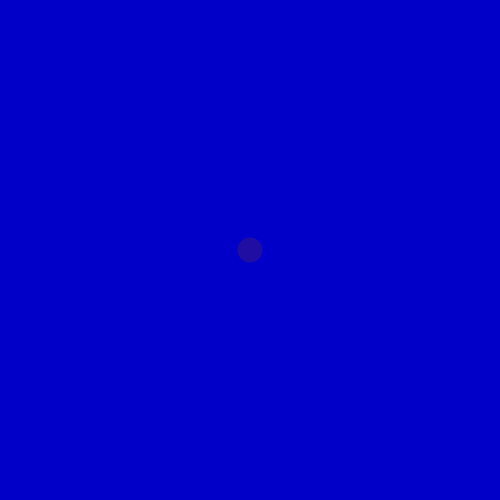
Frame 1 (no input)
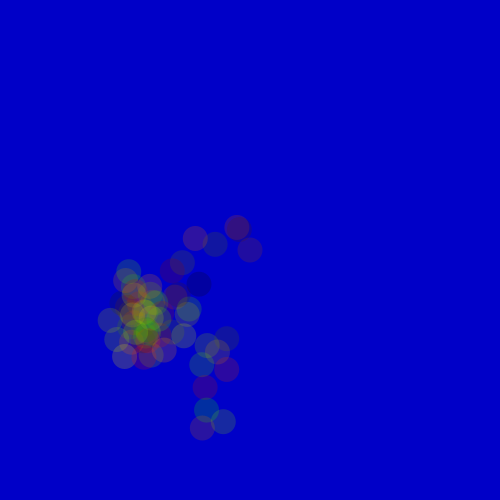
Frame 60 (the mouse pressed at the canvas centre just before this capture)
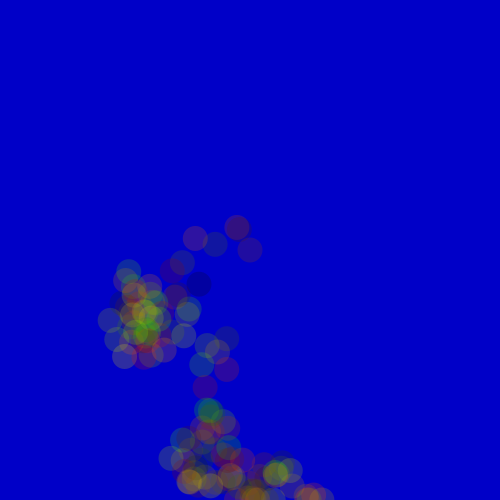
Frame 120 (the mouse held since frame 60 and released just before this capture)

The Processing sketch that drew these frames (run headless with seeded random() and noise(); from frame 60 on, the mouse is pressed at the canvas centre):

// Processing sketch: bila_bladzenie_skokami
// ── bila_bladzenie_skokami.pde
//"BILA" - MODEL RUCHU PUNKTU MATERIALNEGO - uproszczenie
//////////////////////////////////////////////////////////////////
//Program Processingu w trybie 2 - z widocznymi funkcjami
//////////////////////////////////////////////////////////////////
int FR=100; //Na ile kroków dzielimy sekundę?
float h=height/2;
float x=width/2;
float maxD=25;

void setup() //Jest wykonywane raz - po uruchomieniu
{
size(500,500);
h=height/2;
x=width/2;
//noSmooth();//Bez wygładzania lini? Po prostu odkomentować 
background(0,0,200);//rgB
frameRate(FR);
}

void draw() //Jest wykonywane w niewidocznej pętli
{
  //float oldh=h,oldx=x;
  
  //Wizualizacja
  fill(random(250),random(250),0,50);
  noStroke();//albo stroke(random(250),random(250),0,25);
  ellipse(x,height-h,25,25);
  
  //Właściwy model 
  h+=random(-maxD,maxD); //Zmien wysokość o wylosowaną drogę 
  x+=random(-maxD,maxD); //Zmien położenie poziome o wylosowany odcinek

  //Odbijamy od ścianek okna! Upraszczamy mechanizm odbicia
  if(h<0) 
  {
    h=0; //Trochę oszukujemy
  }
  else
  if(height<h)
  {
    h=height;//Trochę oszukujemy
  }
  else //A jakby to wykomentować?
  if(x<0)
  {
     x=0;//Trochę oszukujemy
  }
  else
  if(width<x)
  {
     x=width;//Trochę oszukujemy
  }
}
